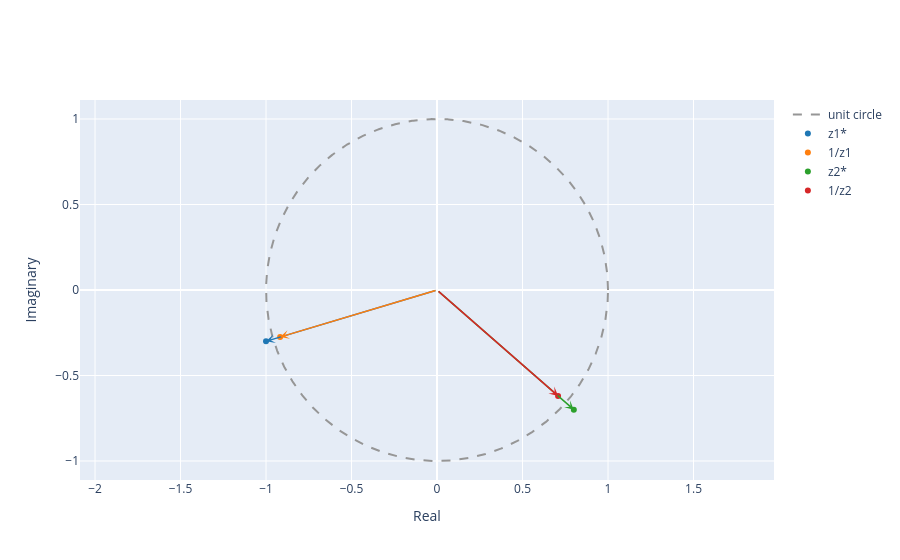

Notebook source saved alongside this figure:
### Markdown cell above
1.2. Compute the conjugate z* and the inverse 1/z for both $z_1$ and $z_2$ and plot the results as vectors in the complex plane.

### Code cell
z1_conj = np.conj(z1)
z2_conj = np.conj(z2)
z1_inv = 1 / z1
z2_inv = 1 / z2

plot_complex([z1_conj, z1_inv, z2_conj, z2_inv], name=['z1*', '1/z1', 'z2*', '1/z2'])

### Figure 1 — Plotly figure (JSON) as saved in the notebook; plotly's stock layout.template omitted (floating-point values rounded to 4 significant figures; data arrays with more than 128 entries replaced by an {"elided": "..."} marker saying what was removed)
{"data": [{"line": {"color": "rgb(150,150,150)", "dash": "dash", "shape": "linear"}, "mode": "lines", "name": "unit circle", "type": "scatter", "x": {"elided": "1000 float values"}, "y": {"elided": "1000 float values"}}, {"marker": {"color": "#1f77b4"}, "mode": "markers", "name": "z1*", "type": "scatter", "x": [-1], "y": [-0.3]}, {"marker": {"color": "#ff7f0e"}, "mode": "markers", "name": "1/z1", "type": "scatter", "x": [-0.9174], "y": [-0.2752]}, {"marker": {"color": "#2ca02c"}, "mode": "markers", "name": "z2*", "type": "scatter", "x": [0.8], "y": [-0.7]}, {"marker": {"color": "#d62728"}, "mode": "markers", "name": "1/z2", "type": "scatter", "x": [0.708], "y": [-0.6195]}], "layout": {"annotations": [{"arrowcolor": "#1f77b4", "arrowhead": 3, "arrowwidth": 1.5, "ax": 0, "axref": "x", "ay": 0, "ayref": "y", "showarrow": true, "text": "", "x": -1, "y": -0.3}, {"arrowcolor": "#ff7f0e", "arrowhead": 3, "arrowwidth": 1.5, "ax": 0, "axref": "x", "ay": 0, "ayref": "y", "showarrow": true, "text": "", "x": -0.9174, "y": -0.2752}, {"arrowcolor": "#2ca02c", "arrowhead": 3, "arrowwidth": 1.5, "ax": 0, "axref": "x", "ay": 0, "ayref": "y", "showarrow": true, "text": "", "x": 0.8, "y": -0.7}, {"arrowcolor": "#d62728", "arrowhead": 3, "arrowwidth": 1.5, "ax": 0, "axref": "x", "ay": 0, "ayref": "y", "showarrow": true, "text": "", "x": 0.708, "y": -0.6195}], "xaxis": {"title": {"text": "Real"}}, "yaxis": {"scaleanchor": "x", "scaleratio": 1, "title": {"text": "Imaginary"}}}}
